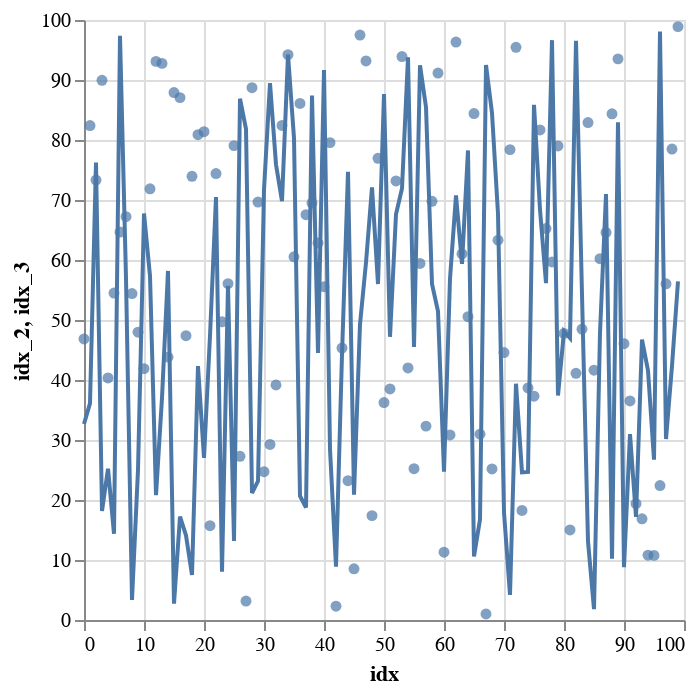

Notebook code cell kept with this figure:
### Markdown cell above
We can also add multiple geoms to a single plot.

For example, we can plot a line on top of our scatterplot using `geom_line`. This line will still plot the values of the `idx` column along the x-axis, but use the `idx_3` column for the y-axis. We can override the `y` mapping for this geom by passing in its own `aes`:

### Code cell
from hail.ggplot2 import geom_line

plot += geom_line(aes(y="idx_3"))
show(plot)

### Figure 1 — Vega-Lite specification as saved in the notebook (floating-point values rounded to 4 significant figures)
{"config": {"view": {"continuousWidth": 300, "continuousHeight": 300}}, "layer": [{"mark": {"type": "circle"}, "encoding": {"x": {"field": "idx", "type": "quantitative"}, "y": {"field": "idx_2", "type": "quantitative"}}}, {"mark": {"type": "line"}, "encoding": {"x": {"field": "idx", "type": "quantitative"}, "y": {"field": "idx_3", "type": "quantitative"}}}], "data": {"name": "data-3525c9705849439d858950c058a73b7e"}, "$schema": "https://vega.github.io/schema/vega-lite/v5.8.0.json", "datasets": {"data-3525c9705849439d858950c058a73b7e": [{"idx": 0, "idx_2": 46.84, "idx_3": 32.66}, {"idx": 1, "idx_2": 82.41, "idx_3": 36.11}, {"idx": 2, "idx_2": 73.32, "idx_3": 76.24}, {"idx": 3, "idx_2": 89.95, "idx_3": 18.15}, {"idx": 4, "idx_2": 40.34, "idx_3": 25.2}, {"idx": 5, "idx_2": 54.49, "idx_3": 14.37}, {"idx": 6, "idx_2": 64.66, "idx_3": 97.38}, {"idx": 7, "idx_2": 67.21, "idx_3": 56.98}, {"idx": 8, "idx_2": 54.41, "idx_3": 3.345}, {"idx": 9, "idx_2": 47.98, "idx_3": 25.02}, {"idx": 10, "idx_2": 41.9, "idx_3": 67.76}, {"idx": 11, "idx_2": 71.87, "idx_3": 57.34}, {"idx": 12, "idx_2": 93.1, "idx_3": 20.8}, {"idx": 13, "idx_2": 92.77, "idx_3": 37.04}, {"idx": 14, "idx_2": 43.81, "idx_3": 58.18}, {"idx": 15, "idx_2": 87.9, "idx_3": 2.723}, {"idx": 16, "idx_2": 87.06, "idx_3": 17.22}, {"idx": 17, "idx_2": 47.38, "idx_3": 14.11}, {"idx": 18, "idx_2": 73.95, "idx_3": 7.491}, {"idx": 19, "idx_2": 80.89, "idx_3": 42.33}, {"idx": 20, "idx_2": 81.38, "idx_3": 27.0}, {"idx": 21, "idx_2": 15.71, "idx_3": 47.37}, {"idx": 22, "idx_2": 74.41, "idx_3": 70.5}, {"idx": 23, "idx_2": 49.7, "idx_3": 8.036}, {"idx": 24, "idx_2": 56.06, "idx_3": 55.71}, {"idx": 25, "idx_2": 79.07, "idx_3": 13.16}, {"idx": 26, "idx_2": 27.29, "idx_3": 86.88}, {"idx": 27, "idx_2": 3.161, "idx_3": 81.83}, {"idx": 28, "idx_2": 88.72, "idx_3": 21.15}, {"idx": 29, "idx_2": 69.66, "idx_3": 23.15}, {"idx": 30, "idx_2": 24.72, "idx_3": 71.73}, {"idx": 31, "idx_2": 29.26, "idx_3": 89.48}, {"idx": 32, "idx_2": 39.17, "idx_3": 75.92}, {"idx": 33, "idx_2": 82.42, "idx_3": 69.81}, {"idx": 34, "idx_2": 94.21, "idx_3": 94.24}, {"idx": 35, "idx_2": 60.53, "idx_3": 80.3}, {"idx": 36, "idx_2": 86.09, "idx_3": 20.68}, {"idx": 37, "idx_2": 67.55, "idx_3": 18.75}, {"idx": 38, "idx_2": 69.49, "idx_3": 87.42}, {"idx": 39, "idx_2": 62.84, "idx_3": 44.51}, {"idx": 40, "idx_2": 55.54, "idx_3": 91.67}, {"idx": 41, "idx_2": 79.56, "idx_3": 28.49}, {"idx": 42, "idx_2": 2.302, "idx_3": 8.888}, {"idx": 43, "idx_2": 45.32, "idx_3": 44.22}, {"idx": 44, "idx_2": 23.21, "idx_3": 74.72}, {"idx": 45, "idx_2": 8.525, "idx_3": 20.89}, {"idx": 46, "idx_2": 97.49, "idx_3": 49.29}, {"idx": 47, "idx_2": 93.17, "idx_3": 59.55}, {"idx": 48, "idx_2": 17.4, "idx_3": 72.09}, {"idx": 49, "idx_2": 76.95, "idx_3": 55.99}, {"idx": 50, "idx_2": 36.23, "idx_3": 87.67}, {"idx": 51, "idx_2": 38.5, "idx_3": 47.2}, {"idx": 52, "idx_2": 73.17, "idx_3": 67.62}, {"idx": 53, "idx_2": 93.9, "idx_3": 71.91}, {"idx": 54, "idx_2": 42.01, "idx_3": 93.8}, {"idx": 55, "idx_2": 25.22, "idx_3": 45.5}, {"idx": 56, "idx_2": 59.42, "idx_3": 92.46}, {"idx": 57, "idx_2": 32.31, "idx_3": 85.45}, {"idx": 58, "idx_2": 69.78, "idx_3": 55.99}, {"idx": 59, "idx_2": 91.16, "idx_3": 51.46}, {"idx": 60, "idx_2": 11.3, "idx_3": 24.7}, {"idx": 61, "idx_2": 30.84, "idx_3": 56.88}, {"idx": 62, "idx_2": 96.32, "idx_3": 70.75}, {"idx": 63, "idx_2": 61.02, "idx_3": 59.35}, {"idx": 64, "idx_2": 50.56, "idx_3": 78.26}, {"idx": 65, "idx_2": 84.41, "idx_3": 10.6}, {"idx": 66, "idx_2": 30.97, "idx_3": 16.74}, {"idx": 67, "idx_2": 1.0, "idx_3": 92.49}, {"idx": 68, "idx_2": 25.18, "idx_3": 84.51}, {"idx": 69, "idx_2": 63.3, "idx_3": 67.71}, {"idx": 70, "idx_2": 44.57, "idx_3": 17.95}, {"idx": 71, "idx_2": 78.4, "idx_3": 4.171}, {"idx": 72, "idx_2": 95.45, "idx_3": 39.38}, {"idx": 73, "idx_2": 18.26, "idx_3": 24.62}, {"idx": 74, "idx_2": 38.68, "idx_3": 24.67}, {"idx": 75, "idx_2": 37.3, "idx_3": 85.85}, {"idx": 76, "idx_2": 81.67, "idx_3": 68.41}, {"idx": 77, "idx_2": 65.24, "idx_3": 56.15}, {"idx": 78, "idx_2": 59.67, "idx_3": 96.64}, {"idx": 79, "idx_2": 79.0, "idx_3": 37.42}, {"idx": 80, "idx_2": 47.77, "idx_3": 48.13}, {"idx": 81, "idx_2": 15.0, "idx_3": 47.0}, {"idx": 82, "idx_2": 41.12, "idx_3": 96.55}, {"idx": 83, "idx_2": 48.47, "idx_3": 54.25}, {"idx": 84, "idx_2": 82.91, "idx_3": 13.12}, {"idx": 85, "idx_2": 41.64, "idx_3": 1.803}, {"idx": 86, "idx_2": 60.22, "idx_3": 47.87}, {"idx": 87, "idx_2": 64.6, "idx_3": 70.97}, {"idx": 88, "idx_2": 84.36, "idx_3": 10.23}, {"idx": 89, "idx_2": 93.52, "idx_3": 82.96}, {"idx": 90, "idx_2": 46.05, "idx_3": 8.802}, {"idx": 91, "idx_2": 36.51, "idx_3": 30.98}, {"idx": 92, "idx_2": 19.39, "idx_3": 17.18}, {"idx": 93, "idx_2": 16.87, "idx_3": 46.72}, {"idx": 94, "idx_2": 10.8, "idx_3": 41.6}, {"idx": 95, "idx_2": 10.77, "idx_3": 26.72}, {"idx": 96, "idx_2": 22.41, "idx_3": 98.08}, {"idx": 97, "idx_2": 56.03, "idx_3": 30.17}, {"idx": 98, "idx_2": 78.49, "idx_3": 42.37}, {"idx": 99, "idx_2": 98.9, "idx_3": 56.43}]}}
